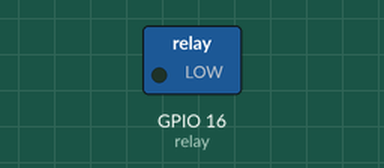
The sketch below on a simulated ESP8266 (NodeMCU). Shown: switched loads named in the sketch (green lamp = pin HIGH). WiFi joins after 1.5 s; servers stay silent unless stated; what the sketch prints to the serial monitor is not drawn.

Above: at 0.1 s.
At 3.6 s:
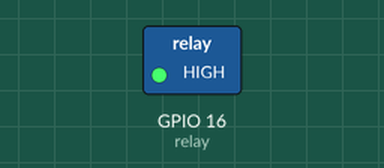
Timing chart, 0 to 6.0 s (numbered marks = the images above):
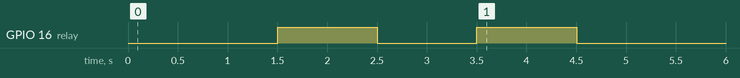

The sketch:

relayAlarm_alarm0nly_.ino
```cpp
#include <ESP8266WiFi.h>
#include <WiFiUdp.h>
#ifndef STASSID
#define STASSID "Sachin"
#define STAPSK  "SunnyOswego"
#endif

const char * ssid = STASSID; // your network SSID (name)
const char * pass = STAPSK;  // your network password
unsigned int localPort = 2390;      // local port to listen for UDP packets
IPAddress timeServerIP; // time.nist.gov NTP server address
const char* ntpServerName = "time.nist.gov";
const int NTP_PACKET_SIZE = 48; // NTP time stamp is in the first 48 bytes of the message
byte packetBuffer[ NTP_PACKET_SIZE]; //buffer to hold incoming and outgoing packets
WiFiUDP udp;
int satime;
int relay = 16;
int alarmtime = 1700;

int short_delay = 1000;
int medium_delay = 2000;
int long_delay = 30000;


void setup() {
  pinMode(relay, OUTPUT);
  Serial.begin(115200);
  Serial.println();
  Serial.println();

  // We start by connecting to a WiFi network
  Serial.print("Connecting to ");
  Serial.println(ssid);
  WiFi.mode(WIFI_STA);
  WiFi.begin(ssid, pass);

  while (WiFi.status() != WL_CONNECTED) {
    delay(500);
    Serial.print(".");
  }
  Serial.println("");

  Serial.println("WiFi connected");
  Serial.println("IP address: ");
  Serial.println(WiFi.localIP());

    digitalWrite(relay, HIGH);
  delay(short_delay);
  digitalWrite(relay, LOW);
  delay(short_delay);
    digitalWrite(relay, HIGH);
  delay(short_delay);
  digitalWrite(relay, LOW);
  delay(short_delay);

  Serial.println("Starting UDP");
  udp.begin(localPort);
  Serial.print("Local port: ");
  Serial.println(udp.localPort());
}


void loop() {
  //get a random server from the pool
  WiFi.hostByName(ntpServerName, timeServerIP);
  sendNTPpacket(timeServerIP); // send an NTP packet to a time server
  // wait to see if a reply is available
  delay(1000);

  int cb = udp.parsePacket();
  if (!cb) {
    Serial.println("no packet yet");
  } else {
    Serial.print("packet received, length=");
    Serial.println(cb);
    // We've received a packet, read the data from it
    udp.read(packetBuffer, NTP_PACKET_SIZE); // read the packet into the buffer

    //the timestamp starts at byte 40 of the received packet and is four bytes,
    // or two words, long. First, esxtract the two words:

    unsigned long highWord = word(packetBuffer[40], packetBuffer[41]);
    unsigned long lowWord = word(packetBuffer[42], packetBuffer[43]);
    // combine the four bytes (two words) into a long integer
    // this is NTP time (seconds since Jan 1 1900):
    unsigned long secsSince1900 = highWord << 16 | lowWord;

    // now convert NTP time into everyday time:
//    Serial.print("Unix time = ");
    // Unix time starts on Jan 1 1970. In seconds, that's 2208988800:
    const unsigned long seventyYears = 2208988800UL;
    // subtract seventy years:
    unsigned long epoch = secsSince1900 - seventyYears;


    satime = (((epoch  % 86400L) / 3600)+2)*100 + (epoch  % 3600) / 60;
    Serial.println(satime);
  }

  if(satime>alarmtime){
    digitalWrite(relay, HIGH);
  delay(short_delay);
  digitalWrite(relay, LOW);
  delay(short_delay);

    digitalWrite(relay, HIGH);
  delay(short_delay);
  digitalWrite(relay, LOW);
  delay(short_delay);

    digitalWrite(relay, HIGH);
  delay(short_delay);
  digitalWrite(relay, LOW);
  delay(short_delay);

    digitalWrite(relay, HIGH);
  delay(short_delay);
  digitalWrite(relay, LOW);
  delay(short_delay);

    digitalWrite(relay, HIGH);
  delay(short_delay);
  digitalWrite(relay, LOW);
  delay(short_delay);

    digitalWrite(relay, HIGH);
  delay(short_delay);
  digitalWrite(relay, LOW);
  delay(short_delay);

   digitalWrite(relay, HIGH);
  delay(short_delay);
  digitalWrite(relay, LOW);
  delay(short_delay);

    digitalWrite(relay, HIGH);
  delay(short_delay);
  digitalWrite(relay, LOW);
  delay(short_delay);

    digitalWrite(relay, HIGH);
  delay(short_delay);
  digitalWrite(relay, LOW);
  delay(short_delay);

    digitalWrite(relay, HIGH);
  delay(short_delay);
  digitalWrite(relay, LOW);
  delay(short_delay);

    digitalWrite(relay, HIGH);
  delay(short_delay);
  digitalWrite(relay, LOW);
  delay(short_delay);

  digitalWrite(relay, HIGH);
  delay(long_delay);
  }
  delay(60000);
}


// send an NTP request to the time server at the given address
void sendNTPpacket(IPAddress& address) {
  Serial.println("sending NTP packet...");
  // set all bytes in the buffer to 0
  memset(packetBuffer, 0, NTP_PACKET_SIZE);
  // Initialize values needed to form NTP request
  // (see URL above for details on the packets)
  packetBuffer[0] = 0b11100011;   // LI, Version, Mode
  packetBuffer[1] = 0;     // Stratum, or type of clock
  packetBuffer[2] = 6;     // Polling Interval
  packetBuffer[3] = 0xEC;  // Peer Clock Precision
  // 8 bytes of zero for Root Delay & Root Dispersion
  packetBuffer[12]  = 49;
  packetBuffer[13]  = 0x4E;
  packetBuffer[14]  = 49;
  packetBuffer[15]  = 52;

  // all NTP fields have been given values, now
  // you can send a packet requesting a timestamp:
  udp.beginPacket(address, 123); //NTP requests are to port 123
  udp.write(packetBuffer, NTP_PACKET_SIZE);
  udp.endPacket();
}
```
